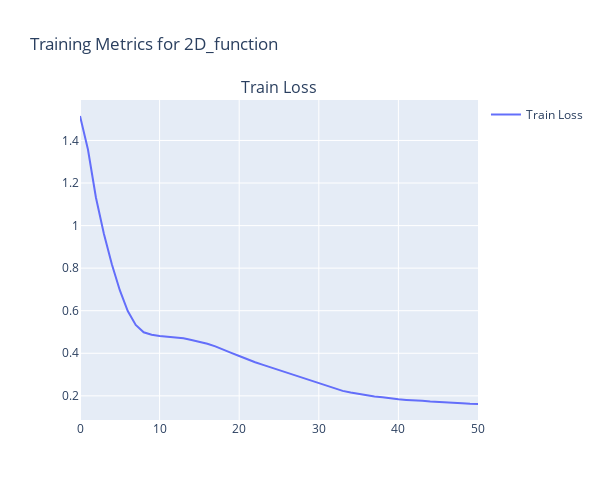

Notebook code for this chart:
### Markdown cell above
**ICGN Model:**

### Code cell
icgn_trainer = trainer.Trainer(
    dataset='2D_function',
    n_epochs=50,
    model=model_ICGN,
    true_fx=gradient,  # True gradient function
    criterion='L1loss',  # Use L1 loss for gradient approximation
    optimizer='Adam',
    lr=0.001,
    batch_size=32,
    device='cuda' if torch.cuda.is_available() else 'cpu'
)

icgn_trainer.train(train_loader_grad)
icgn_trainer.plot_train_metrics()

### Figure 1 — Plotly figure (JSON) as saved in the notebook; plotly's stock layout.template omitted (floating-point values rounded to 4 significant figures)
{"data": [{"mode": "lines", "name": "Train Loss", "type": "scatter", "x": [0, 1, 2, 3, 4, 5, 6, 7, 8, 9, 10, 11, 12, 13, 14, 15, 16, 17, 18, 19, 20, 21, 22, 23, 24, 25, 26, 27, 28, 29, 30, 31, 32, 33, 34, 35, 36, 37, 38, 39, 40, 41, 42, 43, 44, 45, 46, 47, 48, 49, 50], "xaxis": "x", "y": [1.515, 1.358, 1.132, 0.9622, 0.8186, 0.6963, 0.5987, 0.5329, 0.4985, 0.4875, 0.4817, 0.4775, 0.4746, 0.4707, 0.4626, 0.4548, 0.445, 0.4322, 0.4157, 0.4017, 0.3872, 0.3719, 0.3577, 0.3457, 0.3336, 0.3197, 0.308, 0.2952, 0.2832, 0.2703, 0.2581, 0.2465, 0.2356, 0.2232, 0.2154, 0.2081, 0.2021, 0.1972, 0.1928, 0.1875, 0.1834, 0.1809, 0.18, 0.1763, 0.1735, 0.1722, 0.1682, 0.1665, 0.1653, 0.1623, 0.1616], "yaxis": "y"}], "layout": {"annotations": [{"font": {"size": 16}, "showarrow": false, "text": "Train Loss", "x": 0.5, "xanchor": "center", "xref": "paper", "y": 1, "yanchor": "bottom", "yref": "paper"}], "height": 500, "showlegend": true, "title": {"text": "Training Metrics for 2D_function"}, "width": 600, "xaxis": {"anchor": "y", "domain": [0, 1]}, "yaxis": {"anchor": "x", "domain": [0, 1]}}}
